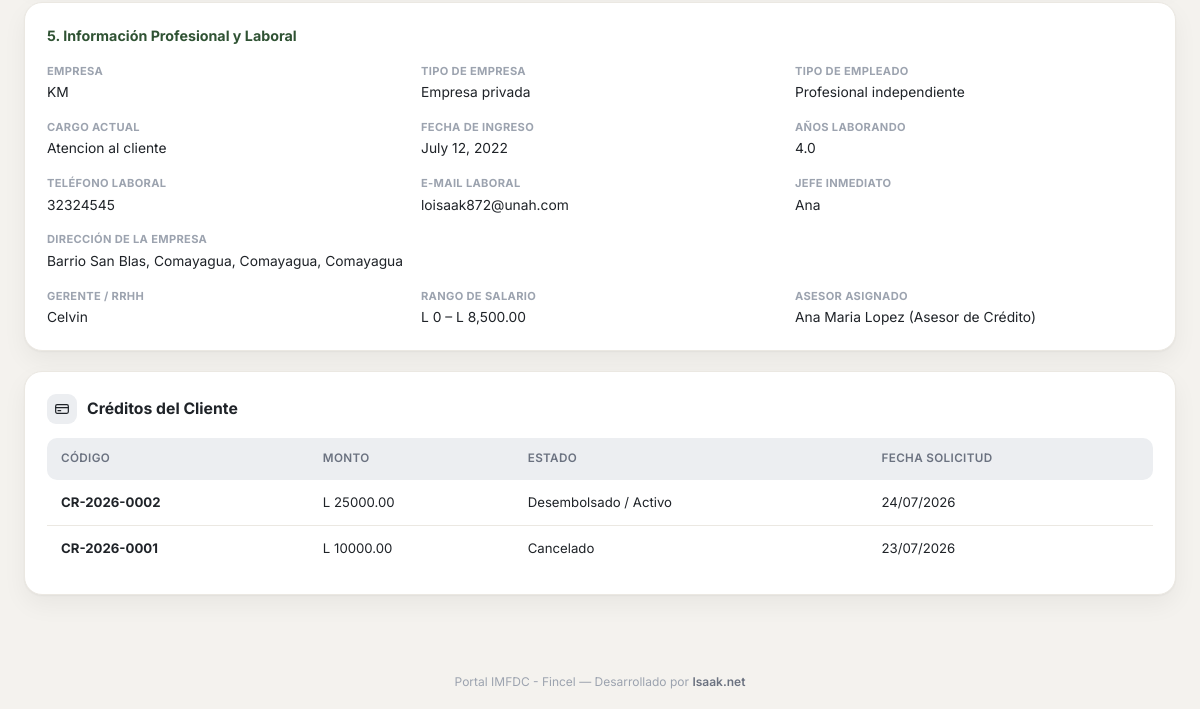
The app's page /financiera/clientes/5/ (signed in, lower part), older data.
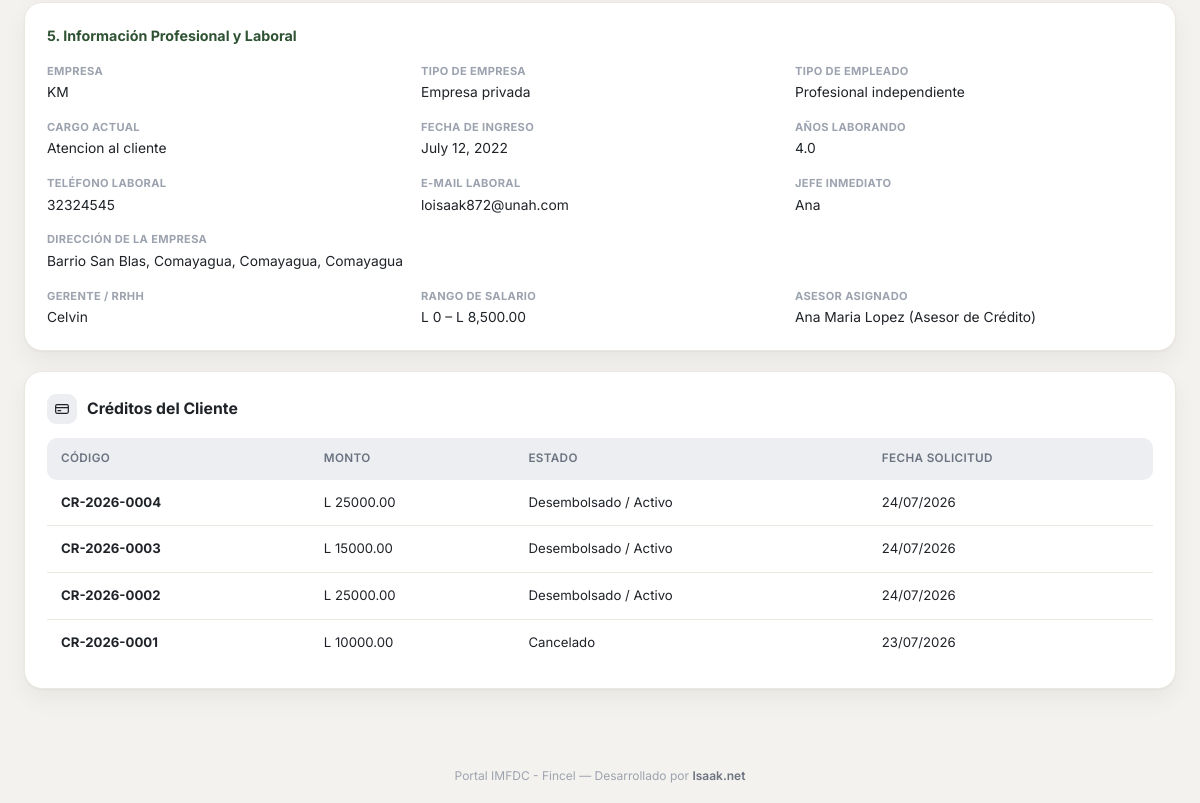
The same page, newer data.
### financiera/models.py (models this page shows, shortened)
class Prestamo(models.Model):
    FRECUENCIA_SEMANAL = 'SEMANAL'
    FRECUENCIA_QUINCENAL = 'QUINCENAL'
    FRECUENCIA_MENSUAL = 'MENSUAL'
    FRECUENCIA_CHOICES = [
        (FRECUENCIA_SEMANAL, 'Semanal'),
        (FRECUENCIA_QUINCENAL, 'Quincenal'),
        (FRECUENCIA_MENSUAL, 'Mensual'),
    ]
    TIPO_CREDITO_PERSONAL = 'PERSONAL'
    TIPO_CREDITO_HIPOTECARIO = 'HIPOTECARIO'
    TIPO_CREDITO_CHOICES = [
        (TIPO_CREDITO_PERSONAL, 'Personal'),
        (TIPO_CREDITO_HIPOTECARIO, 'Hipotecario'),
    ]
    DESTINO_MEJORAS = 'MEJORAS'
    DESTINO_PAGO_DEUDA = 'PAGO_DEUDA'
    DESTINO_COLEGIATURA = 'COLEGIATURA'
    DESTINO_GASTOS_MEDICOS = 'GASTOS_MEDICOS'
    DESTINO_CONSUMO = 'CONSUMO'
    DESTINO_CHOICES = [
        (DESTINO_MEJORAS, 'Mejoras'),
        (DESTINO_PAGO_DEUDA, 'Pago de deuda'),
        (DESTINO_COLEGIATURA, 'Pago de colegiatura'),
        (DESTINO_GASTOS_MEDICOS, 'Gastos médicos'),
        (DESTINO_CONSUMO, 'Consumo'),
    ]
    ESTADO_PENDIENTE = 'PENDIENTE'
    ESTADO_EN_REVISION = 'EN_REVISION'
    ESTADO_APROBADO = 'APROBADO'
    ESTADO_DESEMBOLSADO = 'DESEMBOLSADO'
    ESTADO_EN_MORA = 'EN_MORA'
    ESTADO_LIQUIDADO = 'LIQUIDADO'
    ESTADO_RECHAZADO = 'RECHAZADO'
    ESTADO_CANCELADO = 'CANCELADO'
    ESTADO_CHOICES = [
        (ESTADO_PENDIENTE, 'Pendiente'),
        (ESTADO_EN_REVISION, 'En Revisión'),
        (ESTADO_APROBADO, 'Aprobado'),
        (ESTADO_DESEMBOLSADO, 'Desembolsado / Activo'),
        (ESTADO_EN_MORA, 'En Mora'),
        (ESTADO_LIQUIDADO, 'Liquidado / Pagado'),
        (ESTADO_RECHAZADO, 'Rechazado'),
        (ESTADO_CANCELADO, 'Cancelado'),
    ]
    TRANSICIONES = {
        ESTADO_PENDIENTE: {
            ESTADO_EN_REVISION: 'evaluar',
            ESTADO_RECHAZADO: 'rechazar',
            ESTADO_CANCELADO: 'crear_credito',
        },
        ESTADO_EN_REVISION: {
            ESTADO_APROBADO: 'aprobar',
            ESTADO_RECHAZADO: 'rechazar',
        },
        ESTADO_APROBADO: {
            ESTADO_DESEMBOLSADO: 'desembolsar',
            ESTADO_CANCELADO: 'aprobar',
        },
        ESTADO_DESEMBOLSADO: {
            ESTADO_EN_MORA: None,
            ESTADO_LIQUIDADO: None,
        },
        ESTADO_EN_MORA: {
            ESTADO_DESEMBOLSADO: None,
            ESTADO_LIQUIDADO: None,
        },
    }
    codigo_credito = models.CharField(max_length=20, unique=True, editable=False)
    cliente = models.ForeignKey(Cliente, on_delete=models.PROTECT, related_name='prestamos')
    monto_solicitado = models.DecimalField(max_digits=12, decimal_places=2, validators=[MONTO_POSITIVO])
    tasa_interes_mensual = models.DecimalField(max_digits=5, decimal_places=2, validators=[VALOR_NO_NEGATIVO])
    plazo_meses = models.PositiveIntegerField(validators=[MinValueValidator(1, message='Debe ser al menos 1 mes.')])
    frecuencia_pago = models.CharField(max_length=15, choices=FRECUENCIA_CHOICES, default=FRECUENCIA_MENSUAL)
    tipo_credito = models.CharField(
        'Tipo de Crédito', max_length=15, choices=TIPO_CREDITO_CHOICES, default=TIPO_CREDITO_PERSONAL,
    )
    destino = models.CharField('Destino del préstamo', max_length=20, choices=DESTINO_CHOICES)
    estado = models.CharField(max_length=20, choices=ESTADO_CHOICES, default=ESTADO_PENDIENTE)
    fecha_solicitud = models.DateTimeField(auto_now_add=True)
    fecha_aprobacion = models.DateTimeField(null=True, blank=True)
    fecha_desembolso = models.DateTimeField(null=True, blank=True)
    asesor = models.ForeignKey(
        Empleado, on_delete=models.SET_NULL, null=True, blank=True, related_name='prestamos_asesorados'
    )
    aprobado_por = models.ForeignKey(
        Empleado, on_delete=models.SET_NULL, null=True, blank=True, related_name='prestamos_aprobados'
    )
    desembolsado_por = models.ForeignKey(
        Empleado, on_delete=models.SET_NULL, null=True, blank=True, related_name='prestamos_desembolsados'
    )
    class Meta:
        verbose_name = 'Préstamo'
        verbose_name_plural = 'Préstamos'
        ordering = ['-fecha_solicitud']

### financiera/views.py (the view)
# urls.py: path('clientes/<int:pk>/', views.cliente_detalle, name='cliente_detalle'),
@login_required
def cliente_detalle(request, pk):
    cliente = get_object_or_404(Cliente, pk=pk)
    return render(request, 'financiera/cliente_detalle.html', {'cliente': cliente})

### empleados/context_processors.py (called while the page is built)
def notificaciones(request):
    if not request.user.is_authenticated:
        return {}
    empleado = getattr(request.user, 'empleado', None)
    if empleado is None:
        return {}
    return {
        'notificaciones_recientes': empleado.notificaciones.all()[:8],
        'notificaciones_no_leidas': empleado.notificaciones.filter(leida=False).count(),
    }

### empleados/models.py (called while the page is built)
    def __str__(self):
        return f'{self.nombre} {self.apellido} ({self.get_cargo_display()})'

### financiera/models.py (called while the page is built)
    @property
    def nombre_completo(self):
        partes = [self.primer_nombre, self.segundo_nombre, self.primer_apellido, self.segundo_apellido]
        return ' '.join(parte for parte in partes if parte)

    @property
    def direccion_completa(self):
        partes = [
            self.calle_avenida, f'Casa No. {self.numero_casa}' if self.numero_casa else '',
            self.direccion_colonia_barrio, self.municipio, self.departamento, self.pais,
        ]
        return ', '.join(parte for parte in partes if parte)

### financiera/templates/financiera/cliente_detalle.html (shortened to what this page needs)
{% extends 'base.html' %}
{% block content %}
<div class="card">
    <p class="form-section-title">5. Información Profesional y Laboral</p>
    <div class="grid-3">
        <div class="info-item">
            <span class="info-label">Empresa</span>
            <span class="info-value">{{ cliente.empresa_nombre }}</span>
        </div>
        <div class="info-item">
            <span class="info-label">Tipo de Empresa</span>
            <span class="info-value">{{ cliente.get_tipo_empresa_display }}</span>
        </div>
        <div class="info-item">
            <span class="info-label">Tipo de Empleado</span>
            <span class="info-value">{{ cliente.get_tipo_empleado_display }}</span>
        </div>
        <div class="info-item">
            <span class="info-label">Cargo Actual</span>
            <span class="info-value">{{ cliente.cargo_actual }}</span>
        </div>
        <div class="info-item">
            <span class="info-label">Fecha de Ingreso</span>
            <span class="info-value">{{ cliente.empresa_fecha_ingreso }}</span>
        </div>
        <div class="info-item">
            <span class="info-label">Años Laborando</span>
            <span class="info-value">{{ cliente.empresa_anios_laborando }}</span>
        </div>
        <div class="info-item">
            <span class="info-label">Teléfono Laboral</span>
            <span class="info-value">{{ cliente.empresa_telefono }}</span>
        </div>
        <div class="info-item">
            <span class="info-label">E-mail Laboral</span>
            <span class="info-value {% if not cliente.empresa_email %}muted{% endif %}">{{ cliente.empresa_email|default:'—' }}</span>
        </div>
        <div class="info-item">
            <span class="info-label">Jefe Inmediato</span>
            <span class="info-value {% if not cliente.jefe_inmediato_nombre %}muted{% endif %}">{{ cliente.jefe_inmediato_nombre|default:'—' }}</span>
        </div>
        <div class="info-item span-3">
            <span class="info-label">Dirección de la Empresa</span>
            <span class="info-value">{{ cliente.empresa_direccion }}, {{ cliente.empresa_ciudad }}, {{ cliente.empresa_municipio }}, {{ cliente.empresa_departamento }}</span>
        </div>
        <div class="info-item">
            <span class="info-label">Gerente / RRHH</span>
            <span class="info-value {% if not cliente.gerente_rrhh_nombre %}muted{% endif %}">{{ cliente.gerente_rrhh_nombre|default:'—' }}</span>
        </div>
        <div class="info-item">
            <span class="info-label">Rango de Salario</span>
            <span class="info-value">{{ cliente.get_rango_salario_display }}</span>
        </div>
        <div class="info-item">
            <span class="info-label">Asesor Asignado</span>
            <span class="info-value {% if not cliente.asesor %}muted{% endif %}">{{ cliente.asesor|default:'—' }}</span>
        </div>
    </div>
</div>
<div class="card">
    <div class="card-title">
        <span class="icon-badge-sm">{% include 'partials/_icon.html' with name='credit-card' size=16 %}</span>
        Créditos del Cliente
    </div>
    <div class="table-wrap">
    <table class="data-table">
        <thead>
            <tr><th>Código</th><th>Monto</th><th>Estado</th><th>Fecha Solicitud</th></tr>
        </thead>
        <tbody>
            {% for prestamo in cliente.prestamos.all %}
            <tr>
                <td><a class="link" href="{% url 'financiera:prestamo_detalle' prestamo.pk %}">{{ prestamo.codigo_credito }}</a></td>
                <td>L {{ prestamo.monto_solicitado }}</td>
                <td>{{ prestamo.get_estado_display }}</td>
                <td>{{ prestamo.fecha_solicitud|date:'d/m/Y' }}</td>
            </tr>
            {% empty %}
            <tr><td colspan="4" class="empty-state">Este cliente aún no tiene créditos.</td></tr>
            {% endfor %}
        </tbody>
    </table>
    </div>
</div>
{% endblock %}

Row changes from the older to the newer data that the page shows:
added Prestamo: codigo_credito "CR-2026-0004", monto_solicitado "25000.00", estado "Desembolsado / Activo", fecha_solicitud "24/07/2026"
added Prestamo: codigo_credito "CR-2026-0003", monto_solicitado "15000.00", estado "Desembolsado / Activo", fecha_solicitud "24/07/2026"
